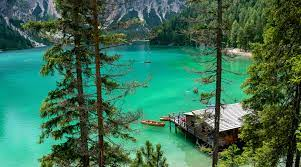
%> input picture RGB_extraction_greyscaling/image.jpg, 301 x 167 px
$ octave grey_scaling.m   (GNU Octave 9; MATLAB toolbox functions it lacks are replaced by stand-ins)
%> lines starting %> are read from the running program, lines starting %| are printed output that depends on the picture
% Greyscaling the images with different algorithms
% Owner : Mann Manohar

clc;
clear all;
close all;

% Reading the Image
I = imread("image.jpg");
%> I is the input picture: size 167x301x3 uint8; mean R, G, B 57.8, 112, 84.7
imshow(I);

% Create figure with subplots
figure('Name', 'Greyscale method');

% Average Method
Gray_avg = (I(:,:,1) + I(:,:,2) + I(:,:,3)) / 3;
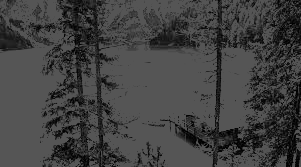
%> Gray_avg: size 167x301 uint8; min 0, max 85, mean 65.6
subplot(2,2,1);
imshow(Gray_avg, []);
title("Average Method");

% Weighted Average Method
Gray_weighted = 0.3 * I(:,:,1) + 0.59 * I(:,:,2) + 0.11 * I(:,:,3);
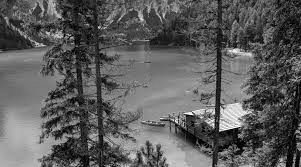
%> Gray_weighted: size 167x301 uint8; min 0, max 255, mean 92.8
subplot(2,2,2);
imshow(Gray_weighted, []);
title("Weighted Average Method");

% Luminosity Method
Gray_luminosity = 0.21 * I(:,:,1) + 0.72 * I(:,:,2) + 0.07 * I(:,:,3);
subplot(2,2,3);
imshow(Gray_luminosity, []);
title("Luminosity Method");

% Desaturation Method
Gray_desaturation = (max(I, [], 3) + min(I, [], 3)) / 2;
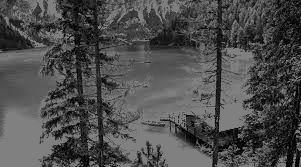
%> Gray_desaturation: size 167x301 uint8; min 0, max 128, mean 77.4
subplot(2,2,4);
imshow(Gray_desaturation, []);
title("Desaturation Method");
